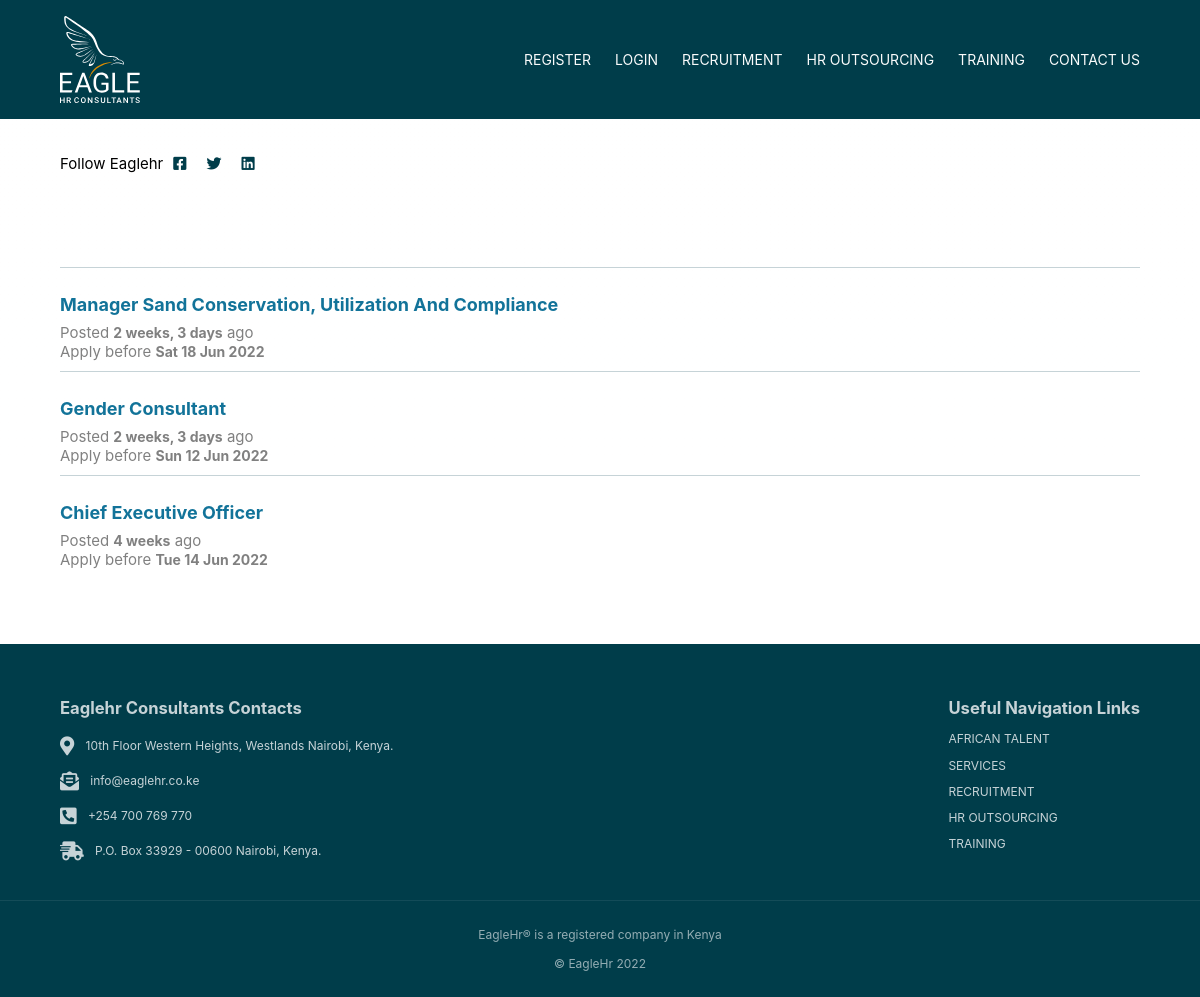
Screenshot of /jobs/ with the database file from the repository.
### jobs/models.py (models this page shows, shortened)
class Post(models.Model):
    category = models.ForeignKey(Category, on_delete=models.CASCADE)
    title = models.CharField(max_length=255)
    content = RichTextField()
    slug = models.SlugField(max_length=255, unique=True)
    date_created = models.DateTimeField(default=timezone.now)
    apply_by_date = models.DateTimeField(default=timezone.now)
    updated_on = models.DateTimeField(auto_now=True)
    author = models.ForeignKey(User, default=0,
                               on_delete=models.CASCADE)
    active = models.BooleanField(
        default=False, help_text='Select to publish this job on the job portal page. De-select to hide this job.')
    class Meta:
        ordering = ['-date_created', 'author']

### jobs/views.py (the view)
# urls.py: path('', views.job_list, name="jobs-list"),
def job_list(request):
    query = request.GET.get('query')
    context = {
        "title": f"Sharing sought after python and django tips and tricks for web development. Here to help you upskill your web development in {current_year}"}
    posts = Post.objects.all().filter(active=1)
    paginator = Paginator(posts, per_page)
    page_number = request.GET.get('page')
    page_obj = paginator.get_page(page_number)
    context["page_obj"] = page_obj
    context["count"] = len(list(posts))
    return render(request, 'jobs/index.html', context)

### templates/jobs/index.html (shortened to what this page needs)
{% extends "sitewide/base.html" %}
{% block content %}
<div class="blog-container">
  {% for post in page_obj %}
  <article class="width blogs">
    <div data-id="{{post.id}}" class="blog">
      <a href="/jobs/{{post.slug}}">
        <h2>{{ post.title | safe | title }}</h2>
      </a>
      <div class="date-author-tag">
        <div class="date-author">
          <div>Posted <span class="date">{{ post.date_created | timesince }}</span> ago</div><div>Apply before <span class="date">{{ post.apply_by_date |date:"D d M Y" }}</span></div>
        </div>
      </div>
    </div>
  </article>
  {% endfor %}</div>
{% endblock content %}

### static/css/styles.css (style rules this page uses)
:root { --primary: #003c4a0a; --primary: #003d4a; --muted-primary: #c6d3d7; --muted-primary2: #e3ebee; --danger: #e41818; --success: #27ce63; --notification: #678d8e; --secondary: #db8c00; --third: #11966e; --fourth: #127399; --five: #ffdea5; --white: #fff; --links: #262626; --margin-top: 4rem; }
* { box-sizing: border-box; margin: 0; }
h1, h2, h3, h4, h5, h6, p, li { margin: revert; }
html, body { height: 100%; font-family: -apple-system, BlinkMacSystemFont, "Segoe UI", Roboto, Oxygen, Ubuntu, Cantarell, "Open Sans", "Helvetica Neue", sans-serif; -webkit-font-smoothing: antialiased; -moz-osx-font-smoothing: grayscale; background: linear-gradient( 180deg, rgba(255, 252, 252, 0.026) 0%, rgba(255, 255, 255, 0.021) 51% ); color: #000; font-size: 15px; }
a { text-decoration: none; color: var(--secondary); }
h1, h2, h3, h4 { line-height: 1.375; color: var(--fourth); }
h2 { font-size: 1.3125rem; }
.width { width: 90%; max-width: 1100px; margin: auto; }
.blog { border-top: 1px solid var(--muted-primary); padding-top: 16px; margin-bottom: 10px; }
.blog-container { margin: 3.2rem 0; }
.blog div:first-of-type { border-top: none; }
.blog h2 { color: var(--fourth); font-size: 18px; margin-bottom: 5px; }
.blog .date, .blog .author { font-size: 14px; }
.date-author { color: gray; }
.blog .date { font-weight: bold; }
@media (min-width: 848px) { h1, h2, h3 { line-height: 1.4475; margin-top: 8px; margin-bottom: 12px; } }
@media (min-width: 848px) { .blog-container { margin: 5rem 0; } }

### rows the page displays
Post: title "Manager Sand Conservation, Utilization And Compliance", date_created "2 weeks, 3 days", apply_by_date "Sat 18 Jun 2022"
Post: title "Gender Consultant", date_created "2 weeks, 3 days", apply_by_date "Sun 12 Jun 2022"
Post: title "Chief Executive Officer", date_created "4 weeks", apply_by_date "Tue 14 Jun 2022"
